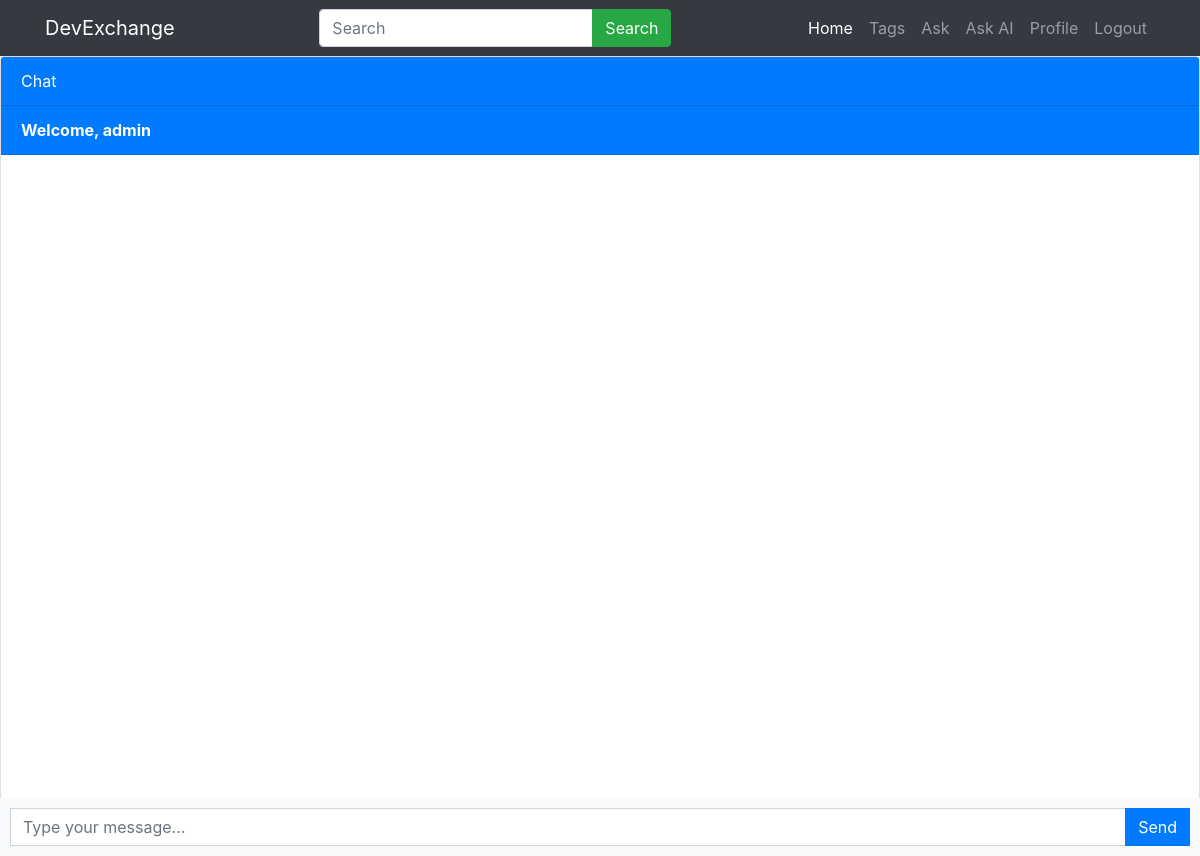
Page /chatbot (signed in) on the earlier database version.
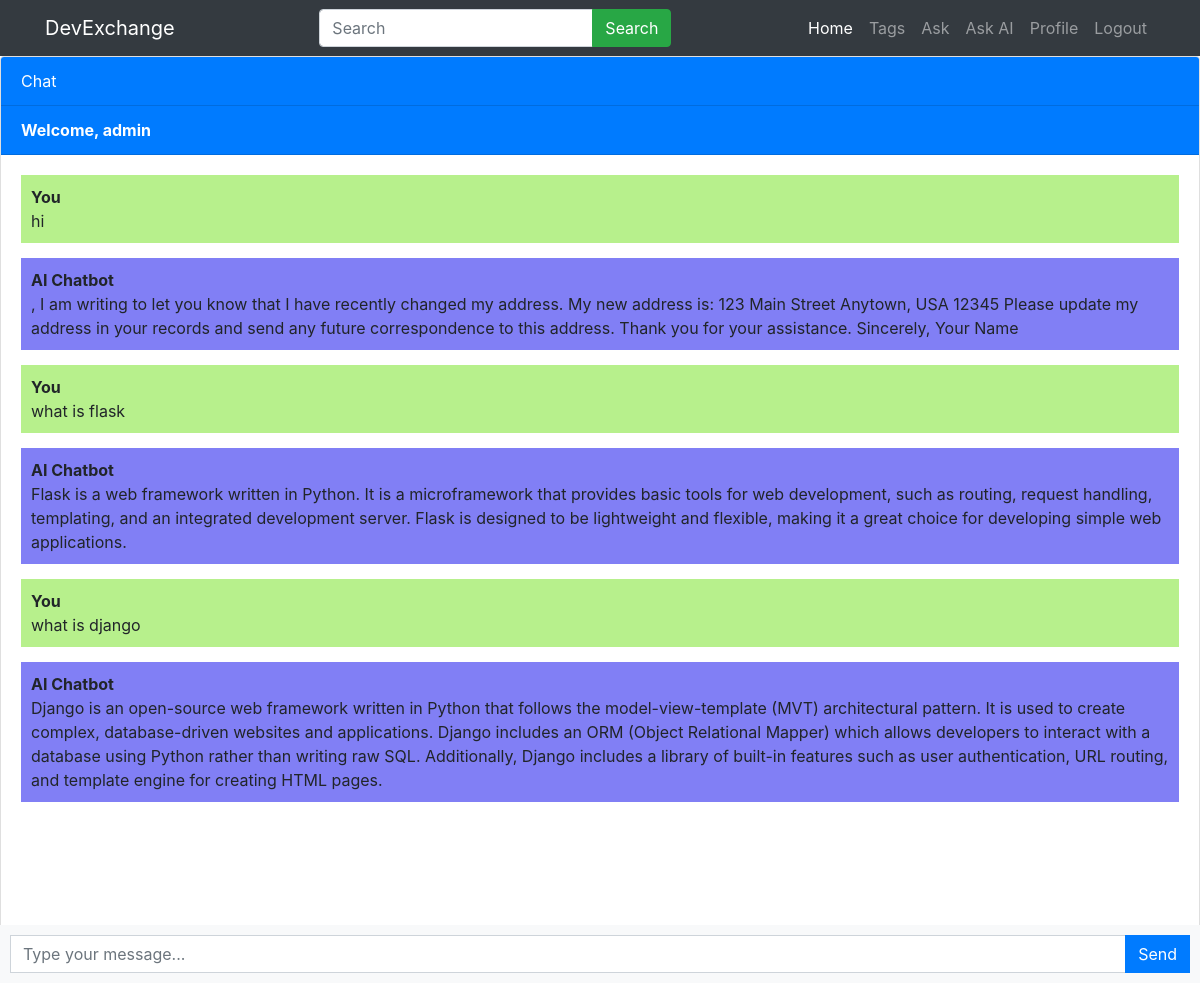
Same page on the later database version.
### main/models.py (models this page shows, shortened)
class Chat(models.Model):
    user = models.ForeignKey(User, on_delete=models.CASCADE)
    message = models.TextField()
    response = models.TextField()
    created_at = models.DateTimeField(auto_now_add=True)

### main/views.py (the view)
# urls.py: path('chatbot', views.chatbot, name='chatbot'),
def chatbot(request):
    chats = Chat.objects.filter(user=request.user)
    if request.method == 'POST':
        message = request.POST.get('message')
        response = ask_openai(message)
        chat = Chat(user=request.user, message=message, response=response, created_at=timezone.now())
        chat.save()
        return JsonResponse({'message': message, 'response': response})
    return render(request, 'chatbot.html', {'chats': chats})

### main/templates/chatbot.html (shortened to what this page needs)
{% extends 'base.html' %}
{% block content %}
<div class="chat-container">
  <div class="card flex-grow-1">
    <div class="card-header bg-primary text-white">Chat</div>
    {% if user.is_authenticated %}
    <div class="card-header bg-primary text-white"><b>Welcome, {{user.username}}</b>
    </div>
    {% else %}
    <div class="card-header bg-primary text-white"><a style="color: yellow" href="login">Login</a>   <a style="color: yellow;" href="register">Register</a></div>
    {% endif %}
    <div class="card-body messages-box">
      <ul class="list-unstyled messages-list">
        {% for chat in chats %}
          {% if chat.user == request.user %}
            <li class="message sent">
          <div class="message-text">
            <div class="message-sender">
              <b>You</b>
            </div>
            <div class="message-content">
              {{chat.message}}
            </div>
          </div>
        </li>
        <li class="message received">
          <div class="message-text">
            <div class="message-sender">
              <b>AI Chatbot</b>
            </div>
            <div class="message-content">
              {{chat.response}}
            </div>
          </div>
        </li>
          {% endif %}
        {% endfor %}
      </ul>
    </div>
    <br><br>
    <br><br>
    <br><br>
  </div>
  <form class="message-form">
    <div class="input-group">
      <input type="text" class="form-control message-input" placeholder="Type your message...">
      <div class="input-group-append">
        <button type="submit" class="btn btn-primary btn-send">Send</button>
      </div>
    </div>
  </form>
</div>
{% endblock %}

Differences in the rows shown:
added Chat: message "hi", response ", I am writing to let you know that I have recently changed my address. My new address is: 123 Main Street Anytown, USA 12345 Please update my address in your records and send any future correspondence to this address. Thank you for your assistance. Sincerely, Your Name"
added Chat: message "what is flask", response "Flask is a web framework written in Python. It is a microframework that provides basic tools for web development, such as routing, request handling, templating, and an integrated development server. Flask is designed to be lightweight and flexible, making it a great choice for developing simple web applications."
added Chat: message "what is django", response "Django is an open-source web framework written in Python that follows the model-view-template (MVT) architectural pattern. It is used to create complex, database-driven websites and applications. Django includes an ORM (Object Relational Mapper) which allows developers to interact with a database using Python rather than writing raw SQL. Additionally, Django includes a library of built-in features such as user authentication, URL routing, and template engine for creating HTML pages."
